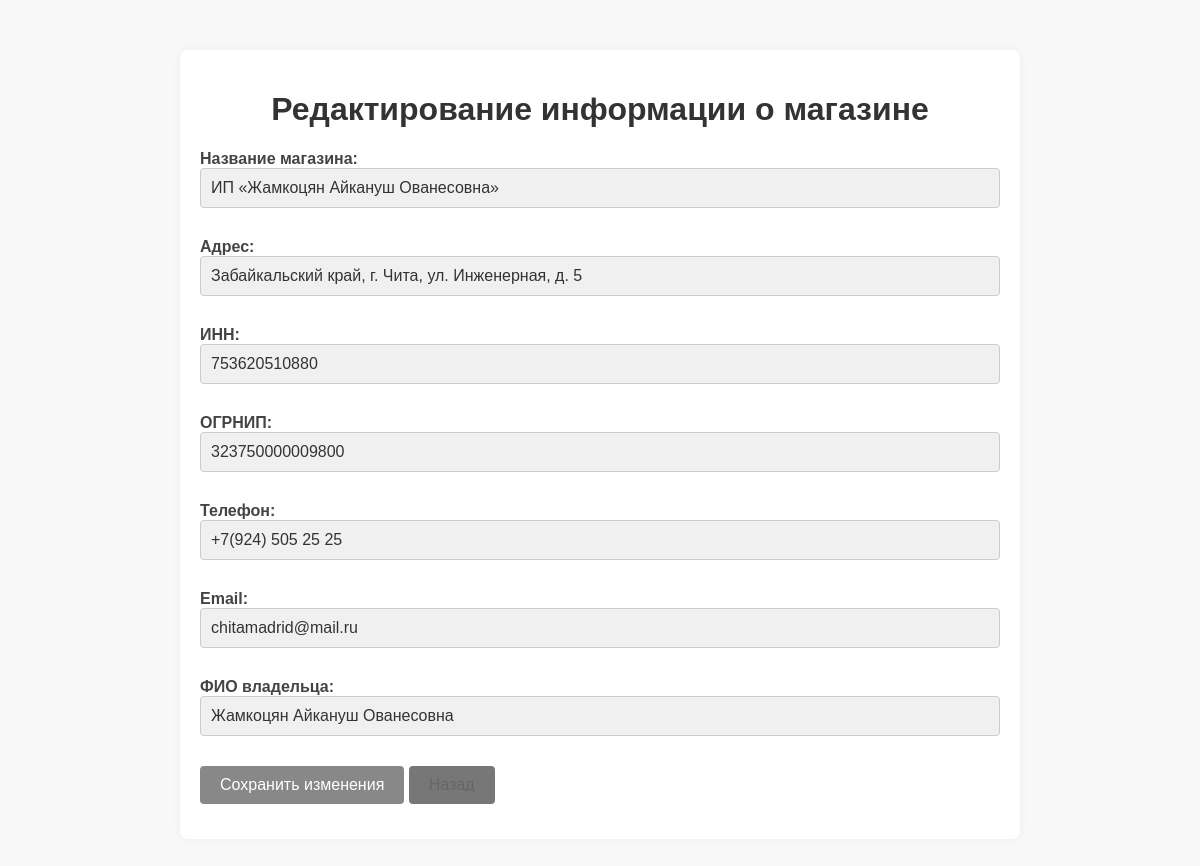
/edit_store_info.php, run on the app's committed database.
### tables this page shows
CREATE TABLE `store_info` (
  `id` int NOT NULL,
  `name` varchar(255) NOT NULL,
  `address` text NOT NULL,
  `inn` varchar(12) NOT NULL,
  `ogrnip` varchar(15) NOT NULL,
  `phone` varchar(20) NOT NULL,
  `email` varchar(100) NOT NULL,
  `owner_name` varchar(255) NOT NULL
);

### edit_store_info.php (the view, shortened to what this page needs)
<?php
include 'config/db_connect.php';
$query = "SELECT * FROM store_info WHERE id = 1";
$result = $conn->query($query);
if ($result) {
    $store_info = $result->fetch_assoc();
} else {
    echo "Ошибка при получении данных: " . $conn->error;
    exit;
}
?>
<!DOCTYPE html>
<html lang="ru">
<head>
</head>
<body>
<div class="container">
    <h1>Редактирование информации о магазине</h1>
    <form action="edit_store_info.php" method="POST">
        <div class="form-group">
            <label for="name">Название магазина:</label>
            <input type="text" id="name" name="name" required value="<?php echo htmlspecialchars($store_info['name']); ?>">
        </div>
        <div class="form-group">
            <label for="address">Адрес:</label>
            <input type="text" id="address" name="address" required value="<?php echo htmlspecialchars($store_info['address']); ?>">
        </div>
        <div class="form-group">
            <label for="inn">ИНН:</label>
            <input type="text" id="inn" name="inn" required value="<?php echo htmlspecialchars($store_info['inn']); ?>">
        </div>
        <div class="form-group">
            <label for="ogrnip">ОГРНИП:</label>
            <input type="text" id="ogrnip" name="ogrnip" required value="<?php echo htmlspecialchars($store_info['ogrnip']); ?>">
        </div>
        <div class="form-group">
            <label for="phone">Телефон:</label>
            <input type="text" id="phone" name="phone" required value="<?php echo htmlspecialchars($store_info['phone']); ?>">
        </div>
        <div class="form-group">
            <label for="email">Email:</label>
            <input type="email" id="email" name="email" required value="<?php echo htmlspecialchars($store_info['email']); ?>">
        </div>
        <div class="form-group">
            <label for="owner_name">ФИО владельца:</label>
            <input type="text" id="owner_name" name="owner_name" required value="<?php echo htmlspecialchars($store_info['owner_name']); ?>">
        </div>
        <div class="form-group">
            <input type="submit" value="Сохранить изменения" class="btn">
            <button id="editFooterButton" class="btn"><a href="admin.php">Назад</a>
        </div>
    </form>
</div>
</body>
</html>

### edit_store_info.php (style rules this page uses)
body { font-family: Arial, sans-serif; background-color: #f8f8f8; margin: 0; padding: 0; }
.container { width: 100%; max-width: 800px; margin: 50px auto; background-color: #ffffff; padding: 20px; border-radius: 8px; box-shadow: 0 0 10px rgba(0, 0, 0, 0.05); }
h1 { text-align: center; color: #333; }
form { display: flex; flex-direction: column; }
label { font-weight: bold; margin-bottom: 8px; color: #444; }
input[type="text"], input[type="email"], input[type="phone"], input[type="number"] { padding: 10px; margin-bottom: 15px; border: 1px solid #ccc; border-radius: 4px; font-size: 16px; width: 100%; box-sizing: border-box; background-color: #f0f0f0; color: #333; }
.btn { padding: 10px 20px; font-size: 16px; color: #fff; background-color: #777; border: none; border-radius: 4px; cursor: pointer; transition: background-color 0.3s ease; }
.form-group { margin-bottom: 15px; }
.form-group input[type="submit"] { background-color: #888; color: #fff; }
.form-group a { color: #666; text-decoration: none; }

### data on the page
store_info: name "ИП «Жамкоцян Айкануш Ованесовна»", address "Забайкальский край, г. Чита, ул. Инженерная, д. 5", inn "753620510880", ogrnip "323750000009800", phone "+7(924) 505 25 25", email "chitamadrid@mail.ru", owner_name "Жамкоцян Айкануш Ованесовна"
